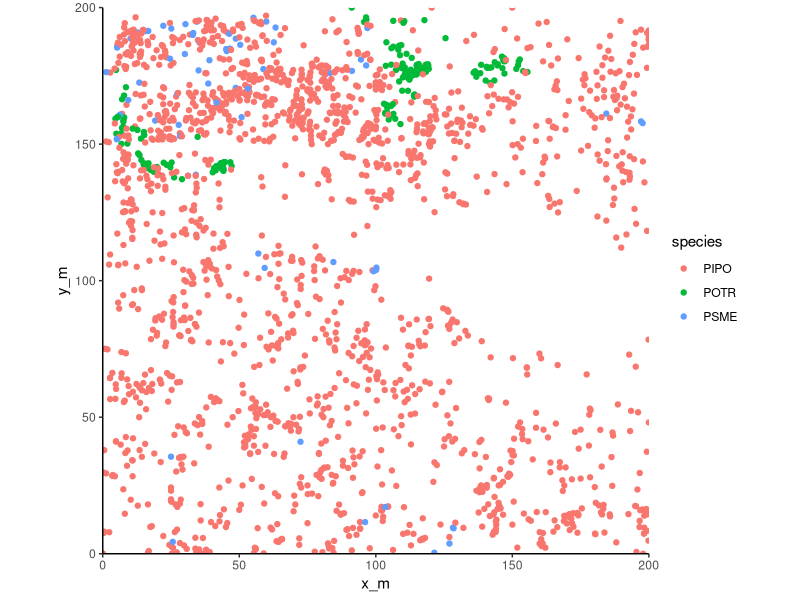

Write R code to recreate this figure. (Note: this script raises an error after producing the figure.)
## ---- chunk 1
library(spatstat)
library(ggplot2)
trees = read.table("site_content/data/redfeather.txt", header=T)
head(trees)
## ---- chunk 2
knitr::kable(head(trees), format = "html")
## ---- chunk 3
ggplot(trees, aes(x_m, y_m, color=species)) + geom_point() + coord_equal(expand=FALSE) +theme_classic()
treemap = ppp(trees$x_m, trees$y_m, c(0,200), c(0,200),
              unitname=c("meter","meter"), marks = trees$species)
treemap
## ---- chunk 4
speciesrisk = relrisk(treemap, sigma = 2, dimyx = 50)
plot(speciesrisk)
covermap = im.apply(speciesrisk, which.max)
cover = levels(marks(treemap))
covermap = eval.im(cover[covermap])
covermap = as.data.frame(covermap)

ggplot(covermap, aes(x, y, fill = value)) + geom_raster() +
  theme_classic() + coord_equal(expand=FALSE) 
## ---- chunk 5
trees$sizeclass = "sapling"
trees$sizeclass[trees$dbh_cm < 5] = "regen"
trees$sizeclass[trees$dbh_cm > 13] = "tree"
trees$sizecoverclass = paste(trees$species, trees$sizeclass)

marks(treemap) = as.factor(trees$sizecoverclass)

classrisk = relrisk(treemap, sigma = 6, dimyx = 50)
covermap = im.apply(classrisk, which.max)
cover = levels(marks(treemap))
covermap = as.data.frame(eval.im(cover[covermap]))

cols = c(
  "PIPO regen" = "#a50026", "PIPO sapling" = "#d73027",
  "PIPO tree" = "#f46d43", "POTR regen" = "#006837",
  "POTR sapling" = "#1a9850", "POTR tree" = "#66bd63",
  "PSME sapling" = "#d9ef8b", "PSME tree" = "#ffffbf"
)

ggplot(covermap, aes(x, y, fill = value)) + geom_raster() +
  scale_fill_manual(values = cols) +
  theme_classic() + coord_equal(expand=FALSE) 
## ---- chunk 6
trees$BA = trees$dbh_cm^2 * .00007854
PIPOmap = with(trees[trees$species == "PIPO", ], ppp(x_m, y_m, c(0, 200), c(0, 200),
                                                     marks = BA))
POTRmap = with(trees[trees$species == "POTR", ], ppp(x_m, y_m, c(0, 200), c(0, 200),
                                                     marks = BA))
PSMEmap = with(trees[trees$species == "PSME", ], ppp(x_m, y_m, c(0, 200), c(0, 200),
                                                     marks = BA))

CoverbyBA = im.apply(
  list(
    Smooth(PIPOmap, 6, dimyx = 50),
    Smooth(POTRmap, 6, dimyx = 50),
    Smooth(PSMEmap, 6, dimyx = 50)
  ),
  which.max
)
CoverbyBA.df = as.data.frame(eval.im(c("PIPO", "POTR", "PSME")[CoverbyBA]))
ggplot(CoverbyBA.df, aes(x, y, fill = value)) + geom_raster() + theme_classic() + coord_equal(expand=FALSE) 
## ---- chunk 7
CoverbyBA = im.apply(list(
  Smooth(PIPOmap, 6, dimyx=50) * density(PIPOmap, 6, dimyx=50),
  Smooth(POTRmap, 6, dimyx=50) * density(POTRmap, 6, dimyx=50),
  Smooth(PSMEmap, 6, dimyx=50) * density(PSMEmap, 6, dimyx=50)),
  which.max)


CoverbyBA.df = as.data.frame(eval.im(c("PIPO", "POTR", "PSME")[CoverbyBA]))
ggplot(CoverbyBA.df, aes(x, y, fill = value)) + geom_raster() + theme_classic() + coord_equal(expand=FALSE) 
